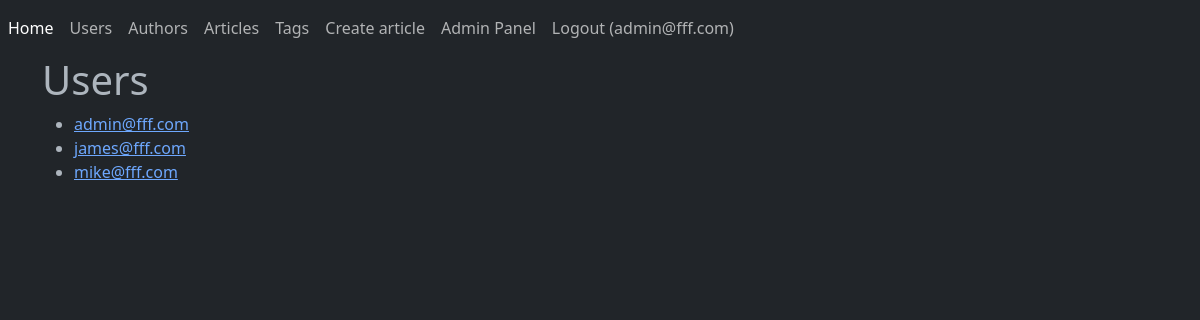
Page /users/ (signed in) on the committed database.
### blog/models.py (models this page shows, shortened)
class User(db.Model, UserMixin):
    __tablename__ = 'users'
    id = db.Column(db.Integer, primary_key=True)
    email = db.Column(db.String(127), unique=True, nullable=False)
    first_name = db.Column(db.String(127))
    last_name = db.Column(db.String(127))
    password = db.Column(db.String(127))
    is_staff = db.Column(db.Boolean, default=False)
    author = relationship('Author', uselist=False, back_populates='user')

### blog/user/views.py (the view)
@user_app.route('/')
def user_list():
    users = User.query.all()
    return render_template(
        'users/list.html',
        users=users,
    )

### blog/app.py (called while the page is built)
def create_app() -> Flask:
    app.config.from_object('blog.config')
    db.init_app(app)
    migrate.init_app(app, db, compare_type=True)
    admin.init_app(app)
    api.plugins = [
        EventPlugin(),
        PermissionPlugin(),
        ApiSpecPlugin(
            app=app,
            tags={
                'Tag': 'Tag API',
                'User': 'User API',
                'Author': 'Author API',
                'Article': 'Article API',
            }
        ),
    ]
    api.init_app(app)
    login_manager.login_view = "auth.login"
    login_manager.init_app(app)
    @login_manager.user_loader
    def load_user(user_id):
        from blog.models import User
        return User.query.get(int(user_id))
    register_blueprints(app)
    register_commands(app)
    register_api_routes()
    return app

### blog/templates/users/list.html (shortened to what this page needs)
{% extends 'base.html' %}
{% block body %}
<h1>Users</h1>
<div class="row">
    {% if current_user.is_authenticated %}
    <div class="col">
        <ul>
            {% for user in users %}
            <li>
                <a href="{{ url_for('user.profile', pk=user.id) }}">
                    {{ user.email }}
                </a>
            </li>
            {% endfor %}
        </ul>
    </div>
    {% endif %}
</div>
{% endblock %}

### blog/templates/navbar.html (shortened to what this page needs)
<nav class="navbar navbar-expand-lg bg-dark" data-bs-theme="dark">
    <div class="collapse navbar-collapse" id="navbarNav">
      <ul class="navbar-nav">
        <li class="nav-item">
          <a class="nav-link active" aria-current="page" href='/' >Home</a>
        </li>
        <li class="nav-item">
          <a class="nav-link" href="{{ url_for('user.user_list') }}">Users</a>
        </li>
        <li class="nav-item">
          <a class="nav-link" href="{{ url_for('author.author_list') }}">Authors</a>
        </li>
        <li class="nav-item">
          <a class="nav-link" href="{{ url_for('articles.articles_list') }}">
            Articles</a>
        </li>
        <li class="nav-item">
          <a class="nav-link" href="{{ url_for('tags.tags_list') }}">Tags</a>
        </li>
        {% if current_user.is_authenticated %}
        <li class="nav-item">
           <a class="nav-link" href="{{ url_for('articles.create_article_form') }}">
            Create article</a>
        </li>
        {% endif %}
        {% if current_user.is_authenticated and current_user.is_staff %}
        <li class="nav-item">
          <a class="nav-link" href="{{ url_for('admin.index') }}">Admin Panel</a>
        </li>
        {% endif %}
        {% if current_user.is_authenticated %}
        <li class="nav-item">
          <a class="nav-link" href="{{ url_for('auth.logout') }}">
            Logout ({{ current_user.email }})</a>
        </li>
        {% endif %}
      </ul>
    </div>
  </nav>

### rows in the picture
User: email "admin@fff.com"
User: email "james@fff.com"
User: email "mike@fff.com"
